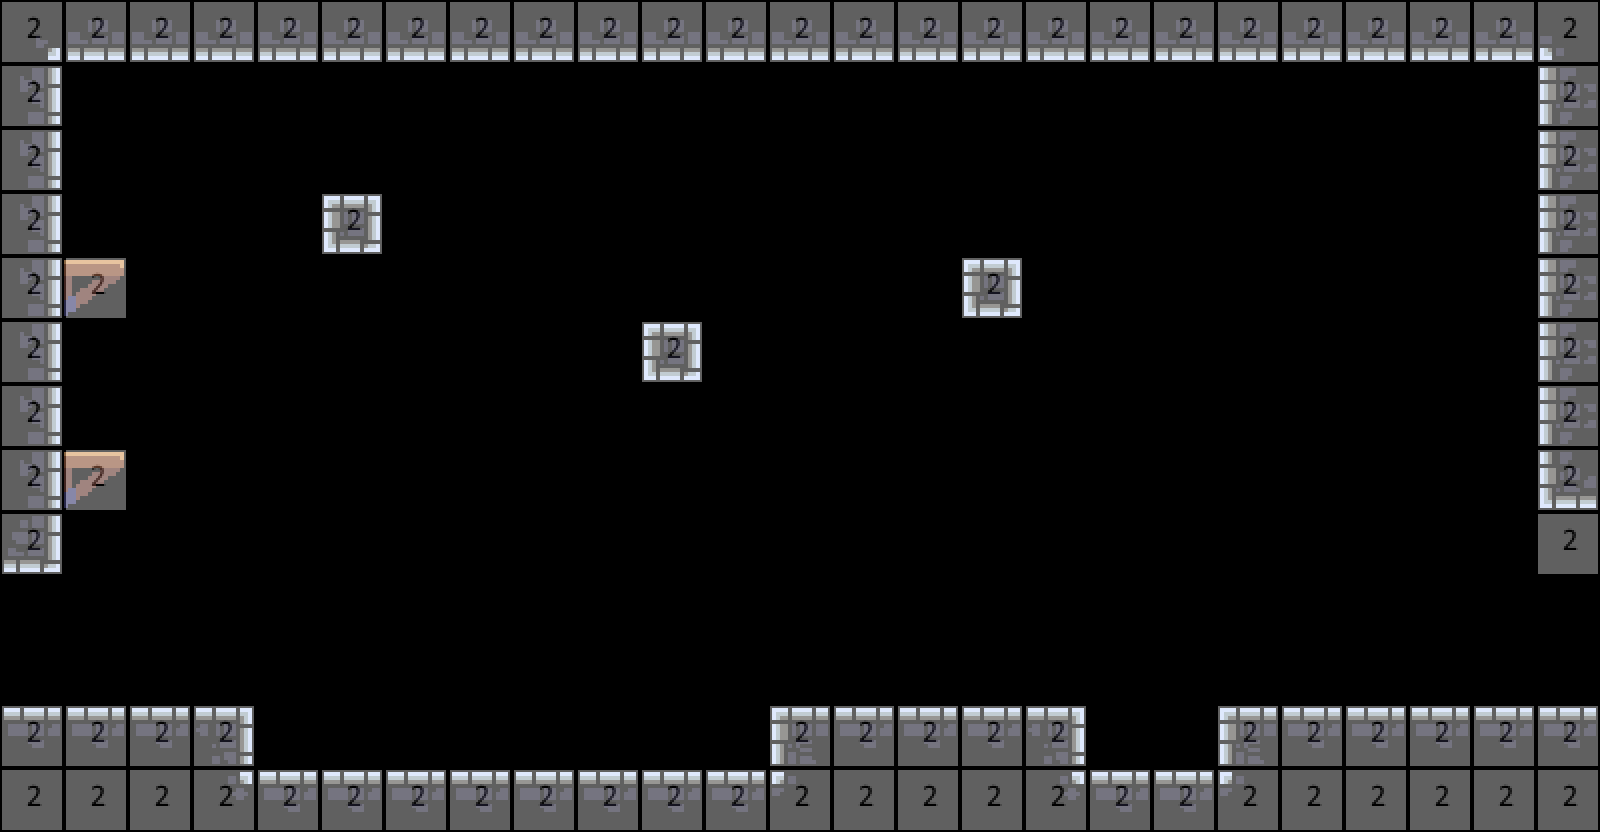

The image is a tile-based game level rendered from a .tmx file. Its description and complete source (layers, tilesets, objects, tile grids) follow:
An orthogonal 25x13 tile map with 64x64 px tiles, 2 tile layers (mg, collision), 1 hidden layer not drawn, 2 tilesets and 9 objects (2x death, 2x acid, 4_5, 4, xbowminion, ...).

<map version="2017.05.26" orientation="orthogonal" renderorder="right-down" width="25" height="13" tilewidth="64" tileheight="64" nextobjectid="71">
 <tileset firstgid="1" name="stonetileset" tilewidth="64" tileheight="64" tilecount="144" columns="8">
  <image source="stonetileset.png" width="512" height="1152" />
  <terraintypes>
   <terrain name="stoneBG" tile="0" />
  </terraintypes>
  <tile id="77" terrain=",,,0" />
  <tile id="78" terrain=",,0,0" />
  <tile id="79" terrain=",,0," />
  <tile id="85" terrain=",0,,0" />
  <tile id="86" terrain="0,0,0,0" />
  <tile id="87" terrain="0,,0," />
  <tile id="93" terrain=",0,," />
  <tile id="94" terrain="0,0,," />
  <tile id="95" terrain="0,,," />
  <tile id="101" terrain="0,0,0,0" />
  <tile id="102" terrain="0,0,0,0" />
  <tile id="103" terrain="0,0,0,0" />
  <tile id="109" terrain="0,0,0," />
  <tile id="110" terrain="0,0,," />
  <tile id="111" terrain="0,0,,0" />
  <tile id="117" terrain="0,,0," />
  <tile id="119" terrain=",0,,0" />
  <tile id="125" terrain="0,,0,0" />
  <tile id="126" terrain=",,0,0" />
  <tile id="127" terrain=",0,0,0" />
 </tileset>
 <tileset firstgid="145" name="64blocks" tilewidth="64" tileheight="64" tilecount="10" columns="10">
  <image source="64blocks.png" width="640" height="64" />
 </tileset>
 <layer name="bg" width="25" height="13" visible="0">
  <data encoding="csv">
79,127,79,127,127,79,127,79,127,127,127,79,79,127,127,128,87,103,102,126,79,127,79,79,80,
103,87,103,102,104,104,103,103,103,103,103,103,102,102,87,103,104,104,87,103,104,104,103,102,126,
104,87,102,110,112,103,102,104,103,87,87,102,87,103,103,87,110,111,112,87,87,104,87,87,87,
102,87,104,126,128,87,87,103,102,87,104,102,102,104,103,87,126,79,128,104,103,87,103,103,87,
111,111,112,104,87,102,104,102,87,87,102,103,104,103,110,112,87,104,102,103,102,102,104,103,103,
78,127,128,103,87,103,104,102,87,104,103,103,103,102,126,128,110,112,104,104,103,103,103,104,104,
128,102,103,102,87,87,102,102,110,112,87,87,104,104,103,87,118,94,95,112,104,104,110,112,102,
87,110,112,103,103,103,110,95,96,94,112,104,102,110,112,103,126,80,0,86,87,104,88,120,104,
111,96,86,103,104,110,96,0,0,78,128,102,110,96,120,104,103,126,80,86,104,102,88,120,103,
78,127,128,103,110,96,0,0,0,120,102,104,88,78,128,110,112,104,126,128,102,103,88,120,102,
86,87,104,102,118,0,0,78,79,128,102,104,126,128,102,118,120,102,102,103,87,103,126,128,104,
120,104,103,102,126,127,79,128,87,103,102,102,102,104,104,88,94,112,104,87,102,87,103,103,87,
120,104,87,103,87,102,102,102,110,111,95,112,87,103,110,96,0,94,111,112,104,104,103,102,104
</data>
 </layer>
 <layer name="mg" width="25" height="13">
  <data encoding="csv">
54,91,91,91,91,91,91,91,91,91,91,91,91,91,91,91,91,91,91,91,91,91,91,91,56,
84,0,0,0,0,0,0,0,0,0,0,0,0,0,0,0,0,0,0,0,0,0,0,0,82,
84,0,0,0,0,0,0,0,0,0,0,0,0,0,0,0,0,0,0,0,0,0,0,0,82,
84,0,0,0,0,61,0,0,0,0,0,0,0,0,0,0,0,0,0,0,0,0,0,0,82,
84,68,0,0,0,0,0,0,0,0,0,0,0,0,0,61,0,0,0,0,0,0,0,0,82,
84,0,0,0,0,0,0,0,0,0,61,0,0,0,0,0,0,0,0,0,0,0,0,0,82,
84,0,0,0,0,0,0,0,0,0,0,0,0,0,0,0,0,0,0,0,0,0,0,0,82,
84,68,0,0,0,0,0,0,0,0,0,0,0,0,0,0,0,0,0,0,0,0,0,0,90,
92,0,0,0,0,0,0,0,0,0,0,0,0,0,0,0,0,0,0,0,0,0,0,0,0,
0,0,0,0,0,0,0,0,0,0,0,0,0,0,0,0,0,0,0,0,0,0,0,0,0,
0,0,0,0,0,0,0,0,0,0,0,0,0,0,0,0,0,0,0,0,0,0,0,0,0,
75,75,75,76,0,0,0,0,0,0,0,0,74,75,75,75,76,0,0,74,75,75,75,75,75,
83,83,83,70,75,75,75,75,75,75,75,75,72,83,83,83,70,75,75,72,83,83,83,83,83
</data>
 </layer>
 <layer name="collision" width="25" height="13" opacity="0.38">
  <data encoding="csv">
146,146,146,146,146,146,146,146,146,146,146,146,146,146,146,146,146,146,146,146,146,146,146,146,146,
146,0,0,0,0,0,0,0,0,0,0,0,0,0,0,0,0,0,0,0,0,0,0,0,146,
146,0,0,0,0,0,0,0,0,0,0,0,0,0,0,0,0,0,0,0,0,0,0,0,146,
146,0,0,0,0,146,0,0,0,0,0,0,0,0,0,0,0,0,0,0,0,0,0,0,146,
146,146,0,0,0,0,0,0,0,0,0,0,0,0,0,146,0,0,0,0,0,0,0,0,146,
146,0,0,0,0,0,0,0,0,0,146,0,0,0,0,0,0,0,0,0,0,0,0,0,146,
146,0,0,0,0,0,0,0,0,0,0,0,0,0,0,0,0,0,0,0,0,0,0,0,146,
146,146,0,0,0,0,0,0,0,0,0,0,0,0,0,0,0,0,0,0,0,0,0,0,146,
146,0,0,0,0,0,0,0,0,0,0,0,0,0,0,0,0,0,0,0,0,0,0,0,146,
0,0,0,0,0,0,0,0,0,0,0,0,0,0,0,0,0,0,0,0,0,0,0,0,0,
0,0,0,0,0,0,0,0,0,0,0,0,0,0,0,0,0,0,0,0,0,0,0,0,0,
146,146,146,146,0,0,0,0,0,0,0,0,146,146,146,146,146,0,0,146,146,146,146,146,146,
146,146,146,146,146,146,146,146,146,146,146,146,146,146,146,146,146,146,146,146,146,146,146,146,146
</data>
 </layer>
 <objectgroup name="zones">
  <object id="62" name="travel" type="4_5" x="12.1212" y="587.879" width="33.3333" height="84.8485" />
  <object id="63" name="d" type="4" x="148.485" y="657.576" width="18.1818" height="24.2424" />
  <object id="64" name="death" x="275.758" y="718.182" width="469.697" height="36.3636" />
  <object id="65" name="death" x="1118.18" y="715.152" width="78.7879" height="36.3636" />
  <object id="66" name="enemy" type="xbowminion" x="790.909" y="654.545" width="27.2727" height="39.3939">
   <properties>
    <property name="facing" value="left" />
   </properties>
  </object>
  <object id="67" name="d" type="6" x="1424.24" y="663.636" width="21.2121" height="21.2121" />
  <object id="68" name="travel" type="6_5" x="1548.48" y="587.879" width="27.2727" height="106.061" />
  <object id="69" name="sprite" type="acid" x="269.697" y="718.182" width="460.606" height="27.2727" />
  <object id="70" name="sprite" type="acid" x="1096.97" y="718.182" width="100" height="24.2424" />
 </objectgroup>
</map>
